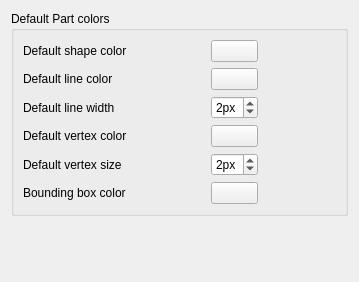
<?xml version="1.0" encoding="UTF-8"?>
<ui version="4.0">
 <class>PartGui::DlgSettingsObjectColor</class>
 <widget class="QWidget" name="PartGui::DlgSettingsObjectColor">
  <property name="geometry">
   <rect>
    <x>0</x>
    <y>0</y>
    <width>359</width>
    <height>282</height>
   </rect>
  </property>
  <property name="windowTitle">
   <string>Part colors</string>
  </property>
  <layout class="QVBoxLayout" name="verticalLayout">
   <item>
    <widget class="QGroupBox" name="groupBoxDefaultColors">
     <property name="title">
      <string>Default Part colors</string>
     </property>
     <layout class="QHBoxLayout" name="horizontalLayout">
      <item>
       <layout class="QGridLayout" name="gridLayout">
        <item row="0" column="0">
         <widget class="QLabel" name="label_6">
          <property name="minimumSize">
           <size>
            <width>182</width>
            <height>0</height>
           </size>
          </property>
          <property name="text">
           <string>Default shape color</string>
          </property>
         </widget>
        </item>
        <item row="0" column="1">
         <widget class="Gui::PrefColorButton" name="DefaultShapeColor">
          <property name="toolTip">
           <string>The default color for new shapes</string>
          </property>
          <property name="color">
           <color>
            <red>204</red>
            <green>204</green>
            <blue>204</blue>
           </color>
          </property>
          <property name="prefEntry" stdset="0">
           <cstring>DefaultShapeColor</cstring>
          </property>
          <property name="prefPath" stdset="0">
           <cstring>View</cstring>
          </property>
         </widget>
        </item>
        <item row="1" column="0">
         <widget class="QLabel" name="label_7">
          <property name="minimumSize">
           <size>
            <width>182</width>
            <height>0</height>
           </size>
          </property>
          <property name="text">
           <string>Default line color</string>
          </property>
         </widget>
        </item>
        <item row="1" column="1">
         <widget class="Gui::PrefColorButton" name="DefaultShapeLineColor">
          <property name="toolTip">
           <string>The default line color for new shapes</string>
          </property>
          <property name="color">
           <color>
            <red>25</red>
            <green>25</green>
            <blue>25</blue>
           </color>
          </property>
          <property name="prefEntry" stdset="0">
           <cstring>DefaultShapeLineColor</cstring>
          </property>
          <property name="prefPath" stdset="0">
           <cstring>View</cstring>
          </property>
         </widget>
        </item>
        <item row="2" column="0">
         <widget class="QLabel" name="label_9">
          <property name="minimumSize">
           <size>
            <width>182</width>
            <height>0</height>
           </size>
          </property>
          <property name="text">
           <string>Default line width</string>
          </property>
         </widget>
        </item>
        <item row="2" column="1">
         <widget class="Gui::PrefSpinBox" name="DefaultShapeLineWidth">
          <property name="toolTip">
           <string>The default line thickness for new shapes</string>
          </property>
          <property name="suffix">
           <string>px</string>
          </property>
          <property name="maximum">
           <number>9</number>
          </property>
          <property name="value">
           <number>2</number>
          </property>
          <property name="prefEntry" stdset="0">
           <cstring>DefaultShapeLineWidth</cstring>
          </property>
          <property name="prefPath" stdset="0">
           <cstring>View</cstring>
          </property>
         </widget>
        </item>
        <item row="3" column="0">
         <widget class="QLabel" name="label_10">
          <property name="minimumSize">
           <size>
            <width>182</width>
            <height>0</height>
           </size>
          </property>
          <property name="text">
           <string>Default vertex color</string>
          </property>
         </widget>
        </item>
        <item row="3" column="1">
         <widget class="Gui::PrefColorButton" name="DefaultShapeVertexColor">
          <property name="toolTip">
           <string>The default line color for new shapes</string>
          </property>
          <property name="color">
           <color>
            <red>25</red>
            <green>25</green>
            <blue>25</blue>
           </color>
          </property>
          <property name="prefEntry" stdset="0">
           <cstring>DefaultShapeVertexColor</cstring>
          </property>
          <property name="prefPath" stdset="0">
           <cstring>View</cstring>
          </property>
         </widget>
        </item>
        <item row="4" column="0">
         <widget class="QLabel" name="label_11">
          <property name="minimumSize">
           <size>
            <width>182</width>
            <height>0</height>
           </size>
          </property>
          <property name="text">
           <string>Default vertex size</string>
          </property>
         </widget>
        </item>
        <item row="4" column="1">
         <widget class="Gui::PrefSpinBox" name="DefaultShapeVertexWidth">
          <property name="toolTip">
           <string>The default line thickness for new shapes</string>
          </property>
          <property name="suffix">
           <string>px</string>
          </property>
          <property name="maximum">
           <number>9</number>
          </property>
          <property name="value">
           <number>2</number>
          </property>
          <property name="prefEntry" stdset="0">
           <cstring>DefaultShapeVertexWidth</cstring>
          </property>
          <property name="prefPath" stdset="0">
           <cstring>View</cstring>
          </property>
         </widget>
        </item>
        <item row="5" column="0">
         <widget class="QLabel" name="label_8">
          <property name="minimumSize">
           <size>
            <width>182</width>
            <height>0</height>
           </size>
          </property>
          <property name="text">
           <string>Bounding box color</string>
          </property>
         </widget>
        </item>
        <item row="5" column="1">
         <widget class="Gui::PrefColorButton" name="BoundingBoxColor">
          <property name="toolTip">
           <string>The color of bounding boxes in the 3D view</string>
          </property>
          <property name="color">
           <color>
            <red>255</red>
            <green>255</green>
            <blue>255</blue>
           </color>
          </property>
          <property name="prefEntry" stdset="0">
           <cstring>BoundingBoxColor</cstring>
          </property>
          <property name="prefPath" stdset="0">
           <cstring>View</cstring>
          </property>
         </widget>
        </item>
       </layout>
      </item>
      <item>
       <spacer name="horizontalSpacer">
        <property name="orientation">
         <enum>Qt::Horizontal</enum>
        </property>
        <property name="sizeHint" stdset="0">
         <size>
          <width>28</width>
          <height>20</height>
         </size>
        </property>
       </spacer>
      </item>
     </layout>
    </widget>
   </item>
   <item>
    <spacer name="verticalSpacer">
     <property name="orientation">
      <enum>Qt::Vertical</enum>
     </property>
     <property name="sizeHint" stdset="0">
      <size>
       <width>20</width>
       <height>217</height>
      </size>
     </property>
    </spacer>
   </item>
  </layout>
 </widget>
 <customwidgets>
  <customwidget>
   <class>Gui::ColorButton</class>
   <extends>QPushButton</extends>
   <header>Gui/Widgets.h</header>
  </customwidget>
  <customwidget>
   <class>Gui::PrefSpinBox</class>
   <extends>QSpinBox</extends>
   <header>Gui/PrefWidgets.h</header>
  </customwidget>
  <customwidget>
   <class>Gui::PrefColorButton</class>
   <extends>Gui::ColorButton</extends>
   <header>Gui/PrefWidgets.h</header>
  </customwidget>
 </customwidgets>
 <tabstops>
  <tabstop>DefaultShapeColor</tabstop>
  <tabstop>DefaultShapeLineWidth</tabstop>
  <tabstop>DefaultShapeLineColor</tabstop>
  <tabstop>BoundingBoxColor</tabstop>
 </tabstops>
 <resources/>
 <connections/>
</ui>
